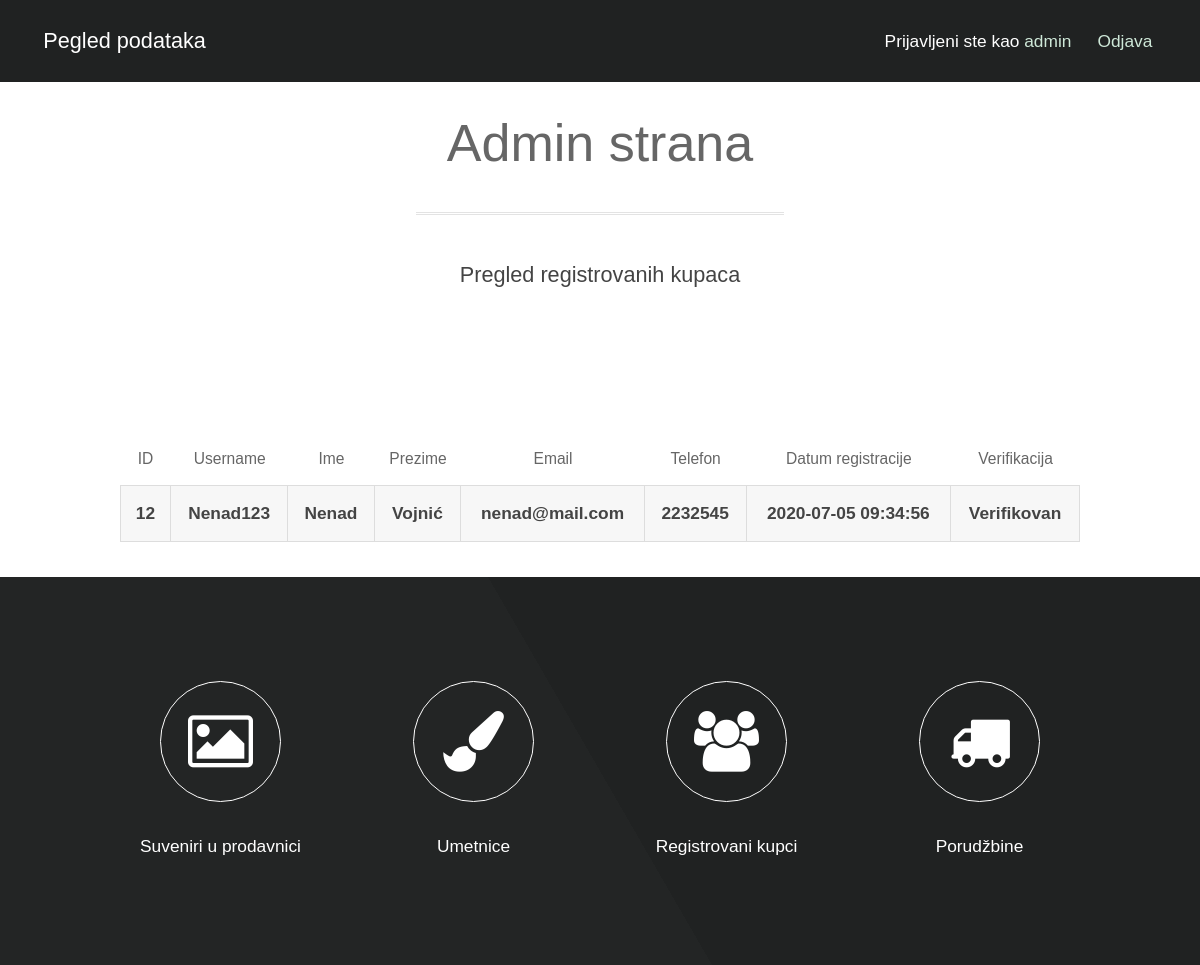
The page /admin/adminCustomersOverview.php (signed in) on the database its author committed.
### tables this page shows
CREATE TABLE `customers` (
  `id` int(8) NOT NULL,
  `cust_name` varchar(25) NOT NULL,
  `cust_surname` varchar(25) NOT NULL,
  `cust_email` varchar(35) NOT NULL,
  `cust_phone` varchar(15) NOT NULL,
  `cust_username` varchar(25) NOT NULL,
  `cust_password` varchar(200) NOT NULL,
  `cust_vkey` varchar(255) NOT NULL,
  `cust_verified` tinyint(1) NOT NULL DEFAULT 0,
  `cust_createdate` timestamp NOT NULL DEFAULT current_timestamp() ON UPDATE current_timestamp()
);

### admin/adminCustomersOverview.php (the view, shortened to what this page needs)
<!DOCTYPE html>
<html lang="en">
<head>
</head>
<body>
<header id="header" style="position: fixed">
    <h1><a href="adminOverview.php">Pegled podataka</a></h1>
    <nav id="nav">
        <ul>
            <?php
            if (isset($_SESSION['u_id'])) {
                echo '<li>Prijavljeni ste kao <span style="color: #cee8d8;">'.$_SESSION['u_id'].'</span></li>';
                echo '<li><a href="adminIncludes/adminLogout.php">Odjava</a></li>';}
            ?>
        </ul>
    </nav>
</header>
<section id="main" class="wrapper">
    <div class="container">
        <header class="major">
            <h2>Admin strana</h2>
            <p>Pregled registrovanih kupaca</p>
        </header>
    </div>
</section>
<section>
    <div class="container">
        <div class="table-wrapper">
            <table class="alt" style="text-align: center; width: 100%;">
                <thead>
                <tr>
                    <th>ID</th>
                    <th>Username</th>
                    <th>Ime</th>
                    <th>Prezime</th>
                    <th>Email</th>
                    <th>Telefon</th>
                    <th>Datum registracije</th>
                    <th>Verifikacija</th>
                </tr>
                </thead>
                <tbody>
                    <?php
                    require "../db_config.php";
                    $sql = "SELECT * FROM customers";
                    $query = mysqli_query($connection,$sql);
                    while ($row = mysqli_fetch_array($query)){
                        $verified=$row['cust_verified'] ? 'Verifikovan' : 'Nije verifikovan';
                        echo "<tr>";
                        echo "<td style='vertical-align: middle; font-weight: bold'>" . $row['id'] . "</td>";
                        echo "<td style='vertical-align: middle; font-weight: bold'>" . $row['cust_username'] . "</td>";
                        echo "<td style='vertical-align: middle; font-weight: bold'>" . $row['cust_name'] . "</td>";
                        echo "<td style='vertical-align: middle; font-weight: bold'>" . $row['cust_surname'] . "</td>";
                        echo "<td style='vertical-align: middle; font-weight: bold'>" . $row['cust_email'] . "</td>";
                        echo "<td style='vertical-align: middle; font-weight: bold'>" . $row['cust_phone'] . "</td>";
                        echo "<td style='vertical-align: middle; font-weight: bold'>" . $row['cust_createdate'] . "</td>";
                        echo "<td style='vertical-align: middle; font-weight: bold'>" . $verified . "</td>";
                        echo "</tr>";
                    }
                    ?>
                </tbody>
            </table>
        </div>
    </div>
</section>
<section class="wrapper style1 align-center">
    <div class="container">
        <div class="row 200%">
            <section class="3u 12u$(small)">
                <a href="adminSouvenirsOverview.php"><i class="fa icon big rounded fa-image"></i>
                    <p>Suveniri u prodavnici</p></a>
            </section>
            <section class="3u 12u$(small)">
                <a href="adminAuthorsOverview.php"><i class="fa icon big rounded fa-paint-brush"></i>
                    <p>Umetnice</p></a>
            </section>
            <section class="3u 12u$(small)">
                <a href="adminCustomersOverview.php"><i class="fa icon big rounded fa-users"></i>
                    <p>Registrovani kupci</p></a>
            </section>
            <section class="3u 12u$(small)">
                <a href="adminOrdersOverview.php"><i class="fa icon big rounded fa-truck"></i>
                    <p>Porudžbine</p></a>
            </section>
        </div>
    </div>
</section>
</body>
</html>

### admin/css/style.css (style rules this page uses)
body { background: #fff; }
body, input, select, textarea { color: #444; font-family: "Calibri", sans-serif; font-size: 15pt; font-weight: 300; line-height: 1.65em; }
a { color: #fff; text-decoration: none; }
em, i { font-style: italic; }
p { margin: 0 0 2em 0; }
h1, h2, h3, h4, h5, h6 { color: #666; font-weight: 300; line-height: 1em; margin: 0 0 1em 0; }
h1 a, h2 a, h3 a, h4 a, h5 a, h6 a { color: inherit; text-decoration: none; }
h2 { font-size: 1.75em; line-height: 1.5em; }
.align-center { text-align: center; }
header p { position: relative; margin: 0 0 1.5em 0; }
header h2 + p { font-size: 1.25em; margin-top: -1em; line-height: 1.5em; }
header.major { text-align: center; margin-bottom: 3em; }
header.major h2 { font-size: 3em; }
header.major p { border-top: medium double rgba(144, 144, 144, 0.25); display: inline-block; padding: 2em 2em 0 2em; }
.icon { text-decoration: none; border-bottom: none; position: relative; }
.icon:before { -moz-osx-font-smoothing: grayscale; -webkit-font-smoothing: antialiased; font-family: FontAwesome; font-style: normal; font-weight: normal; text-transform: none !important; }
.icon.rounded { border-radius: 100%; border: 1px solid #4dac71; display: inline-block; height: 2em; line-height: 2em; text-align: center; width: 2em; }
.icon.rounded.big { font-size: 3.5em; }
ul { list-style: disc; margin: 0 0 2em 0; padding-left: 1em; }
ul li { padding-left: 0.5em; }
.table-wrapper { -webkit-overflow-scrolling: touch; overflow-x: auto; display: flex; justify-content: center; align-items: center; }
table { margin: 0 0 2em 0; width: 60%; }
table tbody tr { border: solid 1px rgba(144, 144, 144, 0.25); border-left: 0; border-right: 0; }
table tbody tr:nth-child(2n + 1) { background-color: rgba(144, 144, 144, 0.075); }
table td { padding: 0.75em 0.75em; }
table th { color: #666; font-size: 0.9em; font-weight: 400; padding: 0 0.75em 0.75em 0.75em; text-align: center; }
table thead { border-bottom: solid 2px rgba(144, 144, 144, 0.25); }
table.alt { border-collapse: separate; }
table.alt tbody tr td { border: solid 1px rgba(144, 144, 144, 0.25); border-left-width: 0; border-top-width: 0; }
table.alt tbody tr td:first-child { border-left-width: 1px; }
table.alt tbody tr:first-child td { border-top-width: 1px; }
table.alt thead { border-bottom: 0; }
#header { background-color: #202222; color: #ffffff; cursor: default; height: 4.75em; line-height: 4.75em; width: 100%; z-index: 10000; }
#header h1 { color: #ffffff; height: inherit; left: 2.5em; line-height: inherit; margin: 0; padding: 0; position: absolute; top: 0; }
#header h1 a { font-size: 1.25em; }
#header nav { height: inherit; line-height: inherit; position: absolute; right: 2.75em; top: 0; vertical-align: middle; }
#header nav > ul { list-style: none; margin: 0; padding-left: 0; }
#header nav > ul > li { border-radius: 4px; display: inline-block; margin-left: 1.5em; padding-left: 0; }
#header nav > ul > li a { -moz-transition: color 0.2s ease-in-out; -webkit-transition: color 0.2s ease-in-out; -o-transition: color 0.2s ease-in-out; -ms-transition: color 0.2s ease-in-out; transition: color 0.2s ease-in-out; color: #cee8d8; display: inline-block; text-decoration: none; }
#header nav > ul > li:first-child { margin-left: 0; }
.wrapper { padding: 6em 0em 4em; }
.wrapper.style1 { background-color: #202222; -moz-background-image: linear-gradient(60deg, #232525 50%, #202222 50%); -webkit-background-image: linear-gradient(60deg, #232525 50%, #202222 50%); -o-background-image: linear-gradient(60deg, #232525 50%, #202222 50%); -ms-background-image: linear-gradient(60deg, #232525 50%, #202222 50%); background-image: linear-gradient(60deg, #232525 50%, #202222 50%); color: #ffffff; }
.wrapper.style1 .icon.big { border-color: #ffffff; margin-bottom: 0.5em; }

### admin/css/style-xlarge.css (style rules this page uses)
body, input, select, textarea { font-size: 13pt; }

### admin/css/style-large.css (style rules this page uses)
body, input, select, textarea { font-size: 13pt; }

### rows shown on the page
customers: id "12", cust_username "Nenad123", cust_name "Nenad", cust_surname "Vojnić", cust_email "nenad@mail.com", cust_phone "2232545", cust_createdate "2020-07-05 09:34:56", cust_verified "Verifikovan"

### other values the page prints
$_SESSION['u_id'] "admin"
